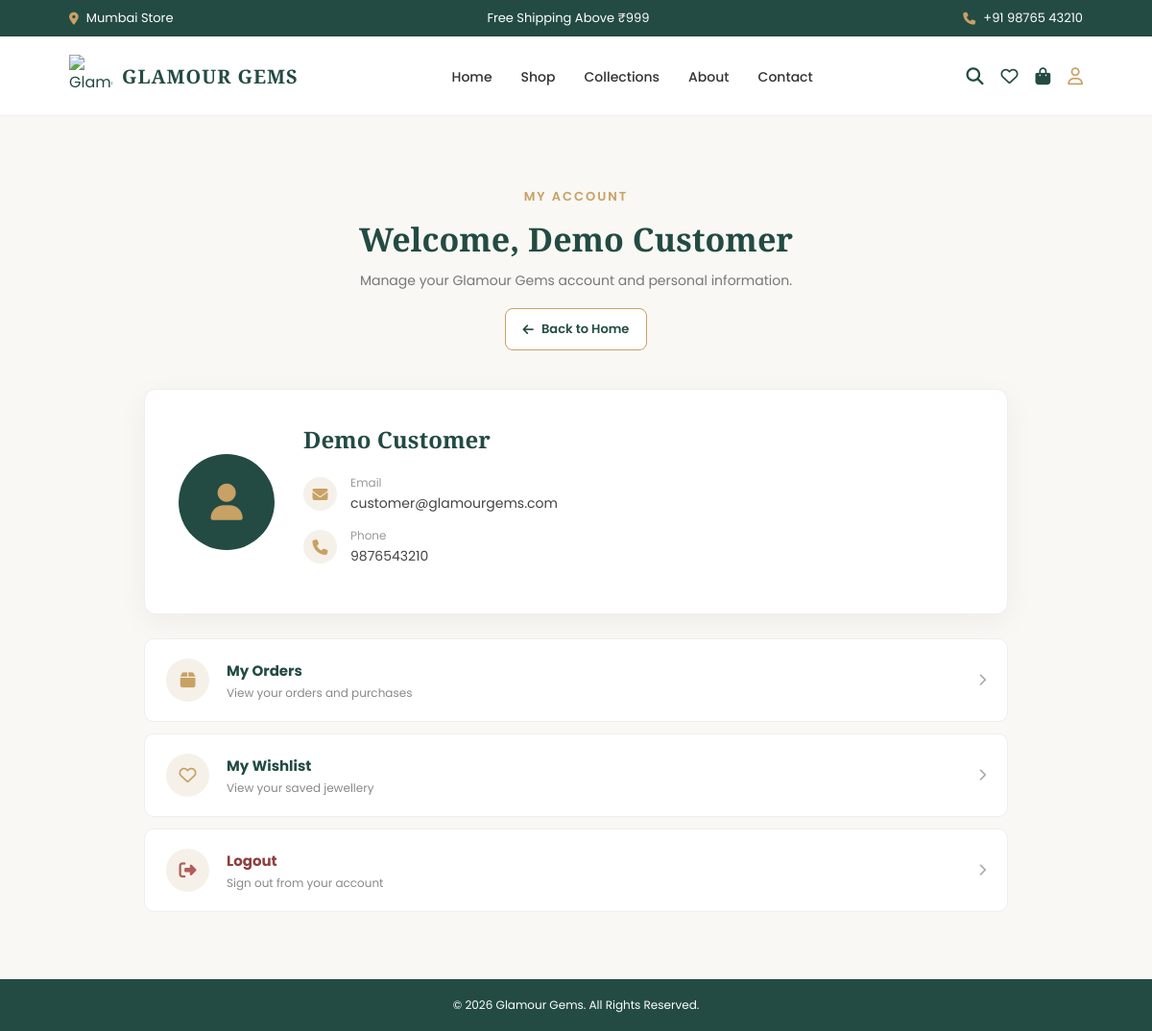
The app's page /profile.php (signed in) with its own data.
### tables this page shows
CREATE TABLE IF NOT EXISTS users (
    id INT UNSIGNED AUTO_INCREMENT PRIMARY KEY,
    name VARCHAR(120) NOT NULL,
    email VARCHAR(190) NOT NULL UNIQUE,
    phone VARCHAR(30) DEFAULT NULL,
    password VARCHAR(255) NOT NULL,
    status ENUM('active','inactive') NOT NULL DEFAULT 'active',
    created_at TIMESTAMP NOT NULL DEFAULT CURRENT_TIMESTAMP
);

### profile.php (the view, shortened to what this page needs)
<?php
require_once __DIR__ . "/config/database.php";
$user_id = (int) $_SESSION['user_id'];
$stmt = mysqli_prepare(
    $conn,
    "SELECT id, name, email, phone
     FROM users
     WHERE id = ?
     LIMIT 1"
);
mysqli_stmt_bind_param($stmt, "i", $user_id);
mysqli_stmt_execute($stmt);
$result = mysqli_stmt_get_result($stmt);
$user = mysqli_fetch_assoc($result);
?>
<!DOCTYPE html>
<html lang="en">
<head>
    <link
        rel="stylesheet"
        href="https://cdnjs.cloudflare.com/ajax/libs/font-awesome/6.6.0/css/all.min.css"
    >
    <link rel="stylesheet" href="assets/css/profile.css">
</head>
<body>
<div class="top-bar">
    <div>
        <i class="fa-solid fa-location-dot"></i>
        Mumbai Store
    </div>
    <div>
        Free Shipping Above ₹999
    </div>
    <div>
        <i class="fa-solid fa-phone"></i>
        +91 98765 43210
    </div>
</div>
<header>
    <nav class="navbar">
        <a href="index.php" class="logo">
            <img
                src="assets/images/logo/logo.png"
                alt="Glamour Gems Logo"
            >
            <span>GLAMOUR GEMS</span>
        </a>
        <ul class="nav-menu">
            <li>
                <a href="index.php">Home</a>
            </li>
            <li>
                <a href="shop.php">Shop</a>
            </li>
            <li>
                <a href="collections.php">Collections</a>
            </li>
            <li>
                <a href="about.php">About</a>
            </li>
            <li>
                <a href="contact.php">Contact</a>
            </li>
        </ul>
        <div class="nav-icons">
            <a href="shop.php" title="Search">
                <i class="fa-solid fa-magnifying-glass"></i>
            </a>
            <a href="wishlist.php" title="Wishlist">
                <i class="fa-regular fa-heart"></i>
            </a>
            <a href="cart.php" title="Cart">
                <i class="fa-solid fa-bag-shopping"></i>
            </a>
            <a
                href="profile.php"
                class="active"
                title="My Profile"
            >
                <i class="fa-regular fa-user"></i>
            </a>
        </div>
    </nav>
</header>
<section class="profile-section">
    <div class="profile-container">
        <div class="profile-heading">
            <span>MY ACCOUNT</span>
            <h1>Welcome, <?php echo htmlspecialchars($user['name']); ?></h1>
            <p>
                Manage your Glamour Gems account and personal information.
            </p>
            <a href="index.php" class="back-home-btn">
                <i class="fa-solid fa-arrow-left"></i> Back to Home
            </a>
        </div>
        <div class="profile-card">
            <div class="profile-avatar">
                <i class="fa-solid fa-user"></i>
            </div>
            <div class="profile-info">
                <h2>
                    <?php echo htmlspecialchars($user['name']); ?>
                </h2>
                <div class="profile-detail">
                    <i class="fa-solid fa-envelope"></i>
                    <div>
                        <span>Email</span>
                        <p>
                            <?php echo htmlspecialchars($user['email']); ?>
                        </p>
                    </div>
                </div>
                <div class="profile-detail">
                    <i class="fa-solid fa-phone"></i>
                    <div>
                        <span>Phone</span>
                        <p>
                            <?php
                            echo !empty($user['phone'])
                                ? htmlspecialchars($user['phone'])
                                : "Not Added";
                            ?>
                        </p>
                    </div>
                </div>
            </div>
        </div>
        <div class="account-actions">
            <a href="orders.php" class="account-action">
                <div class="action-icon">
                    <i class="fa-solid fa-box"></i>
                </div>
                <div>
                    <h3>My Orders</h3>
                    <p>View your orders and purchases</p>
                </div>
                <i class="fa-solid fa-chevron-right arrow"></i>
            </a>
            <a href="wishlist.php" class="account-action">
                <div class="action-icon">
                    <i class="fa-regular fa-heart"></i>
                </div>
                <div>
                    <h3>My Wishlist</h3>
                    <p>View your saved jewellery</p>
                </div>
                <i class="fa-solid fa-chevron-right arrow"></i>
            </a>
            <a href="logout.php" class="account-action logout-action">
                <div class="action-icon">
                    <i class="fa-solid fa-right-from-bracket"></i>
                </div>
                <div>
                    <h3>Logout</h3>
                    <p>Sign out from your account</p>
                </div>
                <i class="fa-solid fa-chevron-right arrow"></i>
            </a>
        </div>
    </div>
</section>
<footer class="profile-footer">
    <p>
        © 2026 Glamour Gems. All Rights Reserved.
    </p>
</footer>
</body>
</html>

### assets/css/profile.css (style rules this page uses)
* { margin: 0; padding: 0; box-sizing: border-box; }
body { font-family: "Poppins", sans-serif; background: #f9f8f4; color: #333; }
.top-bar { background: #234B43; color: #fff; display: flex; justify-content: space-between; align-items: center; padding: 9px 6%; font-size: 13px; }
.top-bar div { display: flex; align-items: center; gap: 8px; }
.top-bar i { color: #C8A165; }
header { background: #fff; border-bottom: 1px solid #eee; }
.navbar { min-height: 82px; padding: 0 6%; display: flex; align-items: center; justify-content: space-between; }
.logo { display: flex; align-items: center; gap: 10px; text-decoration: none; color: #234B43; }
.logo img { width: 45px; height: 45px; object-fit: contain; }
.logo span { font-family: "Cinzel", serif; font-size: 20px; font-weight: 600; letter-spacing: 1px; }
.nav-menu { list-style: none; display: flex; gap: 30px; }
.nav-menu li a { color: #333; text-decoration: none; font-size: 14px; font-weight: 500; transition: 0.3s; }
.nav-icons { display: flex; align-items: center; gap: 18px; }
.nav-icons a { position: relative; color: #234B43; font-size: 18px; text-decoration: none; transition: 0.3s; }
.nav-icons a:hover, .nav-icons a.active { color: #C8A165; }
.profile-section { min-height: calc(100vh - 140px); padding: 70px 20px; }
.profile-container { width: 90%; max-width: 900px; margin: auto; }
.profile-heading { text-align: center; margin-bottom: 40px; }
.profile-heading span { color: #C8A165; font-size: 13px; font-weight: 600; letter-spacing: 2px; }
.profile-heading h1 { font-family: "Cinzel", serif; color: #234B43; font-size: 34px; margin: 10px 0; }
.profile-heading p { color: #777; font-size: 14px; }
.profile-card { background: #fff; border: 1px solid #eee; border-radius: 12px; padding: 35px; display: flex; align-items: center; gap: 30px; box-shadow: 0 8px 30px rgba(0, 0, 0, 0.05); margin-bottom: 25px; }
.profile-avatar { width: 100px; height: 100px; flex-shrink: 0; border-radius: 50%; background: #234B43; color: #C8A165; display: flex; align-items: center; justify-content: center; font-size: 38px; }
.profile-info { flex: 1; }
.profile-info h2 { font-family: "Cinzel", serif; color: #234B43; font-size: 24px; margin-bottom: 20px; }
.profile-detail { display: flex; align-items: center; gap: 14px; margin-bottom: 14px; }
.profile-detail > i { width: 35px; height: 35px; border-radius: 50%; background: #f5f1e9; color: #C8A165; display: flex; align-items: center; justify-content: center; }
.profile-detail span { display: block; color: #999; font-size: 12px; }
.profile-detail p { color: #444; font-size: 14px; margin-top: 2px; }
.account-actions { display: flex; flex-direction: column; gap: 12px; }
.account-action { background: #fff; border: 1px solid #eee; border-radius: 10px; padding: 20px 22px; display: flex; align-items: center; gap: 18px; text-decoration: none; color: #333; transition: 0.3s; }
.action-icon { width: 45px; height: 45px; border-radius: 50%; background: #f5f1e9; color: #C8A165; display: flex; align-items: center; justify-content: center; font-size: 18px; flex-shrink: 0; }
.account-action h3 { color: #234B43; font-size: 15px; margin-bottom: 3px; }
.account-action p { color: #888; font-size: 12px; }
.account-action .arrow { margin-left: auto; color: #aaa; font-size: 13px; }
.logout-action .action-icon { color: #b35c5c; }
.logout-action h3 { color: #8d4040; }
.profile-footer { background: #234B43; color: #fff; text-align: center; padding: 18px; font-size: 12px; }
.back-home-btn { display: inline-flex; align-items: center; gap: 8px; margin-top: 18px; padding: 11px 18px; border: 1px solid #c8a165; border-radius: 8px; color: #234b43; background: #fff; text-decoration: none; font-size: 13px; font-weight: 600; transition: .25s ease; }

### records on screen
users: name "Demo Customer", email "customer@glamourgems.com", phone "9876543210"
